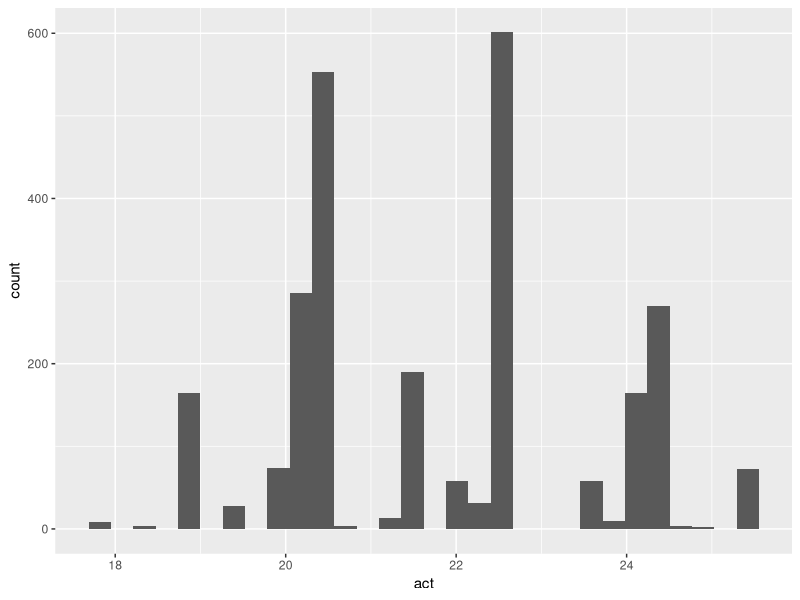
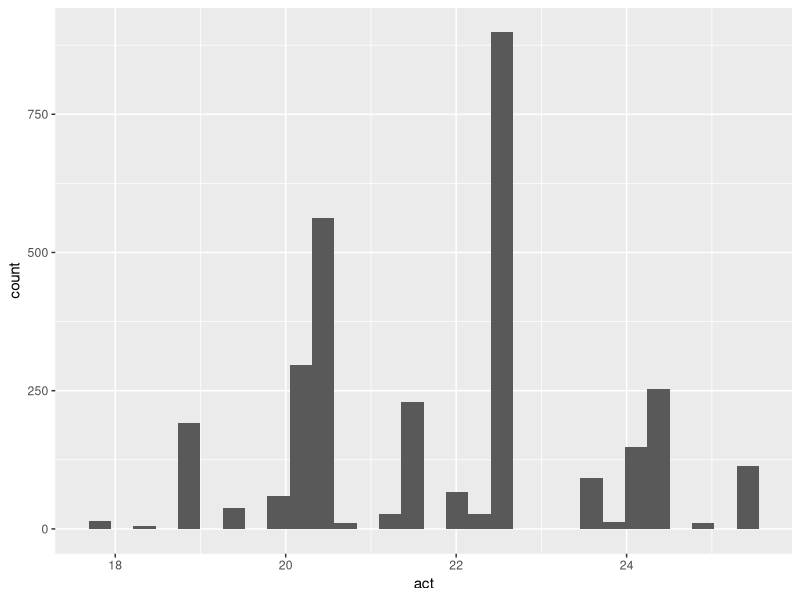

R code for these plots, in order: (Note: this script raises an error after producing the figures.)
library(ggplot2)

# read act and income data
acts19 <- as.numeric(scan("datasets/acts19.txt", what="", sep="\n"))
acts20 <- as.numeric(scan("datasets/acts20.txt", what="", sep="\n"))
income19 <- as.numeric(scan("datasets/incomes19.txt", what="", sep="\n"))
income20 <- as.numeric(scan("datasets/incomes20.txt", what="", sep="\n"))

# test for normality
shapiro.test(acts19)
ggplot(data.frame(act=acts19), aes(x=act)) + geom_histogram()
shapiro.test(acts20)
ggplot(data.frame(act=acts20), aes(x=act)) + geom_histogram()

# significance test for act
se1 = sd(data19)/sqrt(length(data19))
se2 = sd(data20)/sqrt(length(data20))
se_pooled = sqrt(se1^2 + se2^2)
1-pnorm(0.079/se_pooled)

# test for normality
shapiro.test(income19)
ggplot(data.frame(income=income19), aes(x=income)) + geom_histogram()
shapiro.test(income20)
ggplot(data.frame(income=income20), aes(x=income)) + geom_histogram()

# significance test for income
se1 = sd(data19)/sqrt(length(data19))
se2 = sd(data20)/sqrt(length(data20))
se_pooled = sqrt(se1^2 + se2^2)
1-pnorm(811/se_pooled)
